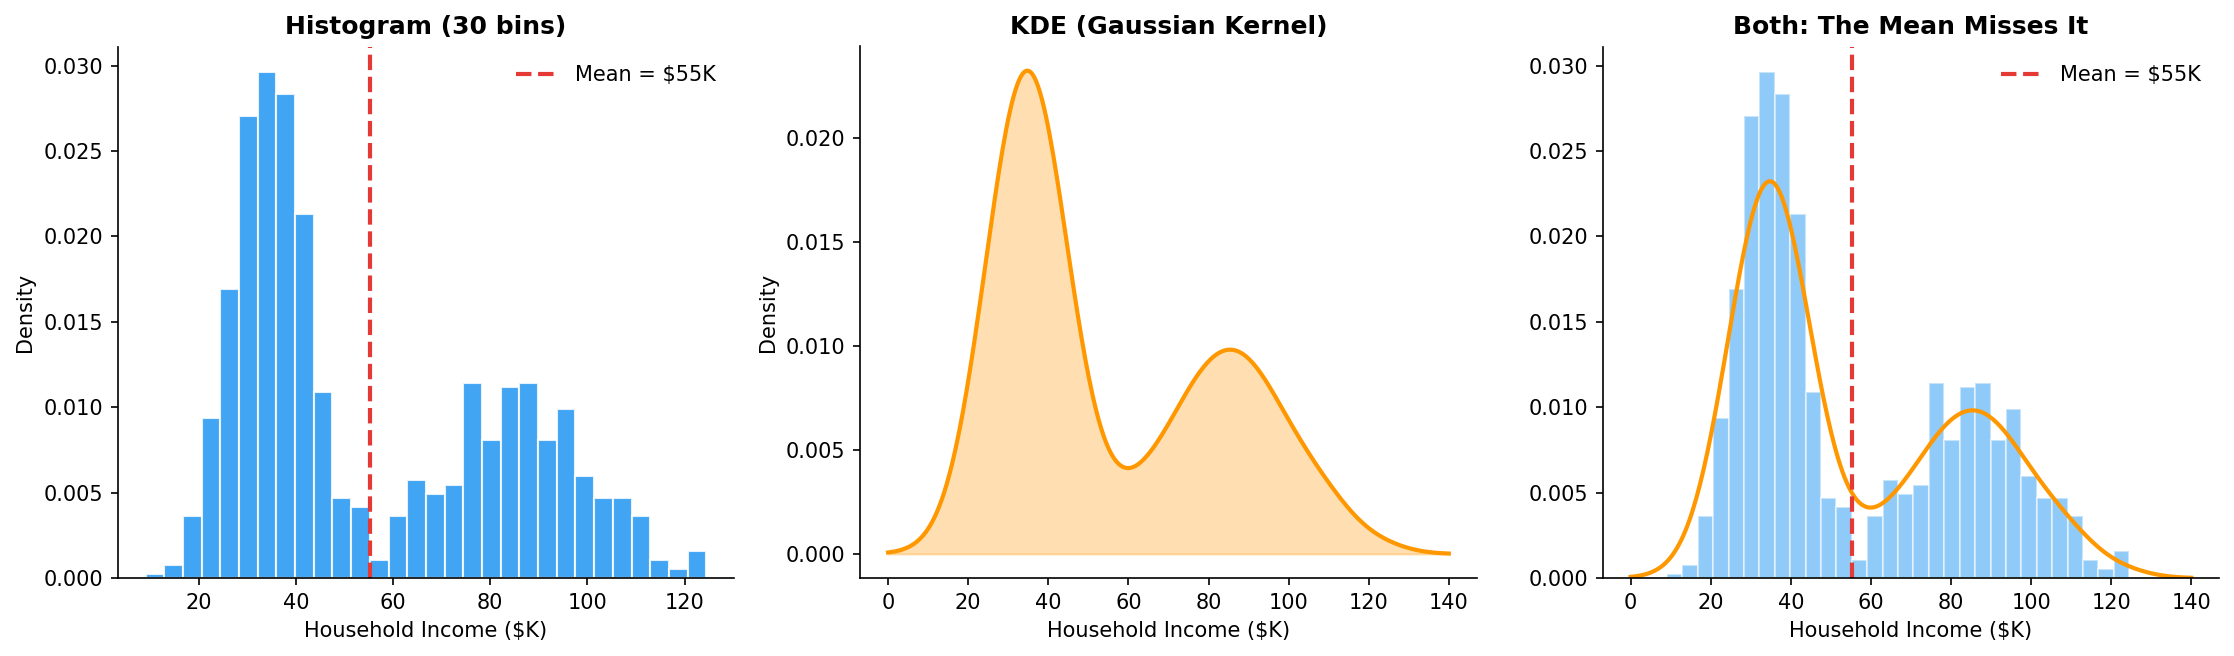

Reproduce this figure in Python.
"""Bimodal Income Distribution: Histogram + KDE."""
import numpy as np
import matplotlib.pyplot as plt

np.random.seed(42)
low_income = np.random.normal(35000, 8000, 600)
high_income = np.random.normal(85000, 15000, 400)
income = np.concatenate([low_income, high_income])

fig, axes = plt.subplots(1, 3, figsize=(15, 4.5))

# Histogram alone
axes[0].hist(income / 1000, bins=30, color="#2196F3", edgecolor="white",
             density=True, alpha=0.85)
axes[0].set_title("Histogram (30 bins)", fontsize=12, fontweight="bold")
axes[0].set_xlabel("Household Income ($K)")
axes[0].set_ylabel("Density")
axes[0].axvline(np.mean(income) / 1000, color="#E53935", linestyle="--",
                linewidth=2, label=f"Mean = ${np.mean(income)/1000:.0f}K")
axes[0].legend(frameon=False)
axes[0].spines["top"].set_visible(False)
axes[0].spines["right"].set_visible(False)

# KDE alone
from scipy.stats import gaussian_kde
kde = gaussian_kde(income / 1000)
x_range = np.linspace(0, 140, 300)
axes[1].fill_between(x_range, kde(x_range), color="#FF9800", alpha=0.3)
axes[1].plot(x_range, kde(x_range), color="#FF9800", linewidth=2)
axes[1].set_title("KDE (Gaussian Kernel)", fontsize=12, fontweight="bold")
axes[1].set_xlabel("Household Income ($K)")
axes[1].set_ylabel("Density")
axes[1].spines["top"].set_visible(False)
axes[1].spines["right"].set_visible(False)

# Both overlaid
axes[2].hist(income / 1000, bins=30, color="#2196F3", edgecolor="white",
             density=True, alpha=0.5)
axes[2].plot(x_range, kde(x_range), color="#FF9800", linewidth=2)
axes[2].axvline(np.mean(income) / 1000, color="#E53935", linestyle="--",
                linewidth=2, label=f"Mean = ${np.mean(income)/1000:.0f}K")
axes[2].set_title("Both: The Mean Misses It", fontsize=12, fontweight="bold")
axes[2].set_xlabel("Household Income ($K)")
axes[2].legend(frameon=False)
axes[2].spines["top"].set_visible(False)
axes[2].spines["right"].set_visible(False)

plt.tight_layout()
plt.savefig("figures/figure_003_bimodal_income.png", dpi=150,
            bbox_inches="tight", facecolor="white")
plt.close()
print("OK: figure_003_bimodal_income.png")
